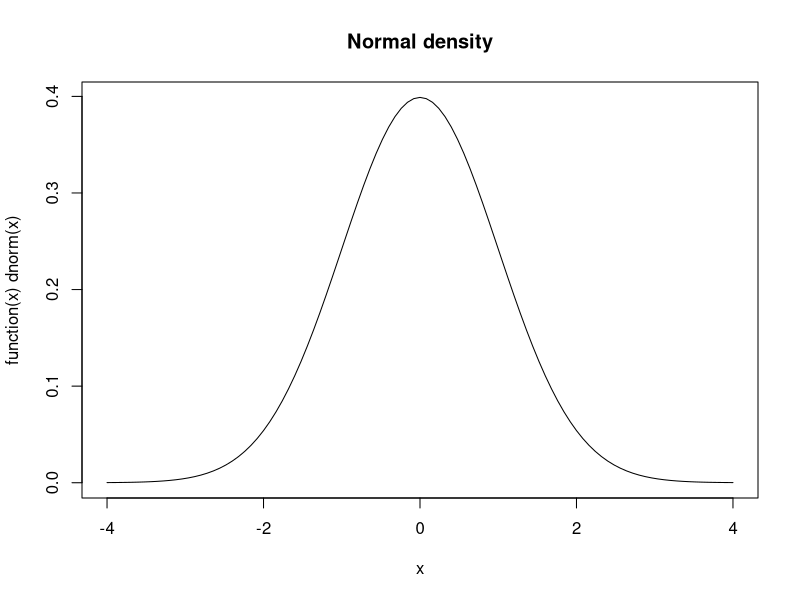

Source code (R):
## ---- chunk 1
# A vector containing numeric (or integer) values
numeric_vector <- 10:20
numeric_vector[2]
numeric_vector[2:5]

# A string vector ('a vector containing text')
string_vector <- c("a", "b", "c")
string_vector[-3]

# Lists
# A list can contain different types of elements, for example a numeric vector and a string_vector
mylist <- list(numbers = numeric_vector, letters = string_vector)
mylist

# We can access the elements of a list in various ways
# with the element's name
mylist$numbers
mylist["numbers"]
# via the index
mylist[1]
# with [[]] we can access directly the content of the element
mylist[[1]]

# lists can also be nested (list of lists of lists....)
mynestedlist <- list(a = mylist, b = 1:5)
## ---- chunk 2

# matrices
mymatrix <- matrix(numeric_vector, nrow = 4)
# get the second row
mymatrix[2,]
# get the first two columns
mymatrix[, 1:2]

# data frames ("lists as columns")
mydf <- data.frame(Name = c("Alice", "Betty", "Claire"), Age = c(20, 30, 45))
mydf
# select the age column
mydf$Age
mydf[, "Age"]
mydf[, 2]
# select the second row
mydf[2,]


## ---- chunk 3
# have a look at what kind of object you are dealing with
class(mydf)
class(mymatrix)

# have a closer look at the data structure
str(mydf)
## ---- chunk 4
# The Z-Score formula in R
# define the parameter values
X <- 10
mu <- 12
sigma <- 2
# compute the z-score
z <- (X - mu) / sigma
z

# Plot the Standard Normal Distribution
plot(function(x) dnorm(x), -4, 4, main = "Normal density")

# Get the area under the curve (probability of observing a value of a certain size)
pnorm(-1)
pnorm(-2)
pnorm(-1) - pnorm(-2)

## ---- chunk 5
# forumla for standard error
# define parameter values
s <- 20
n <- 100
# compute the standard error (of the mean)
se <- s / sqrt(n)
se

# write your own standard error (of the mean) function
se <- function(x) {
     s <- sd(x)
     n <- length(x)
     se <- s / sqrt(n)
     
     return(se)
}

# draw a random sample of size 100 and compute the mean and its estimated standard error
mysample <- rnorm(100)
mean(mysample)
se(mysample)

# repeat this but this time with a larger sample
mysample <- rnorm(1000)
mean(mysample)
se(mysample)


## ---- chunk 6
# define parameters
mu <- 39000
sample_mean <- 37000
sample_sd <- 6150
n <- 100

# calculate the  standard error of the sample mean
se <- sample_sd / sqrt(n)

# compute the t-statistic (and compare it with the critical value)
t <- (sample_mean - mu) / se

# look up the p-value 
# (the fraction of the mass under the standard normal distribution)
2*pnorm(-abs(t))

## ---- chunk 7
# I) Compute the t-value step by step with our own implementation while controlling the properties of the distribution we are drawing a sample form

# define size of sample
n <- 100
# draw the random sample from a normal distribution with mean 10 and sd 2
sample <- rnorm(n, mean = 10, sd = 2)

# compute the sample mean
sample_mean <- mean(sample)
# compute the sample sd
sample_sd <- sd(sample)
# estimated standard error of the mean
mean_se <- sample_sd/sqrt(length(sample))

# compute the t-statistic for the null hypothesis: H0: mu = 9
t <- (sample_mean - 10) / mean_se
t 

# get the p value
2*pnorm(-abs(t))


# II) Apply the R-function t.test
t.test(sample, mu = 10)

